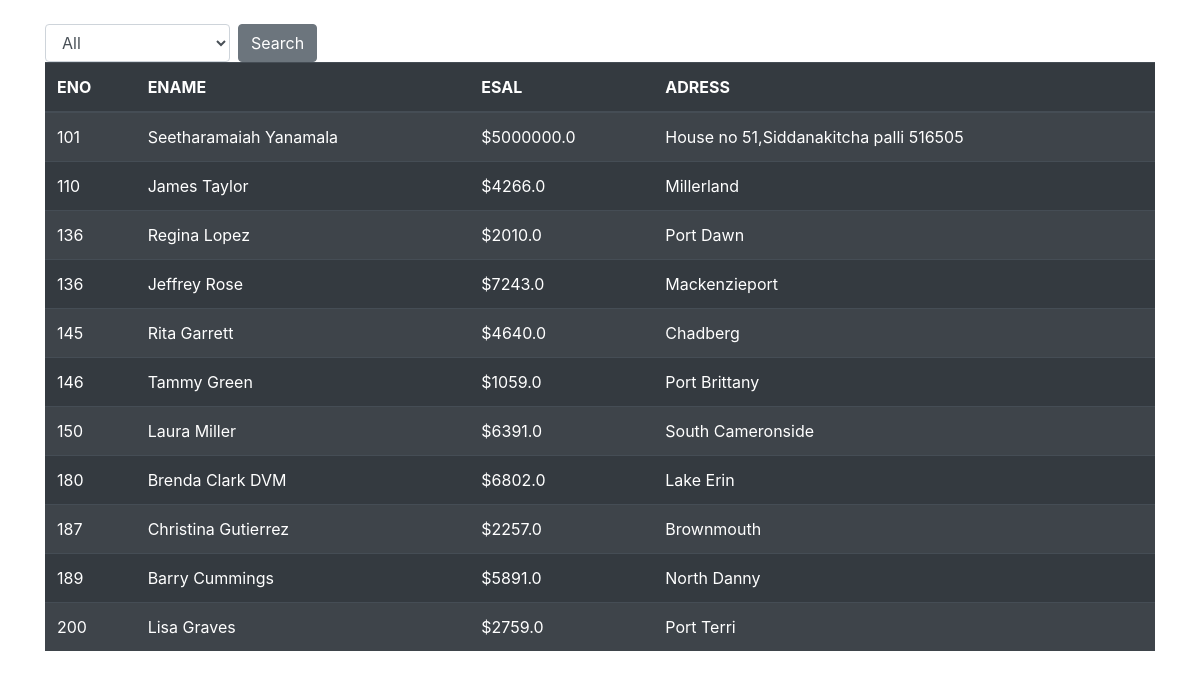
The app's page /data/ with its own data.
### testapp/models.py (models this page shows)
class Employee(models.Model):
    eno=models.IntegerField()
    ename=models.CharField(max_length=100)
    esal=models.FloatField()
    eadd=models.CharField(max_length=250)
    objects=CustomManager1()

### testapp/views.py (the view)
# urls.py: path('data/', views.home_page_view),
def home_page_view(request):
    name1=request.GET.get('salaryrange')
    if name1=='lessthan5000':
        emp_list=proxyEmployee.objects.all()
    elif name1=='graterthan5000':
        emp_list=Employee.objects.all()
    else:
        emp_list=proxyEmployee1.objects.all()
    return render(request,'testapp/index.html',{'emp_list':emp_list})

### testapp/models.py (called while the page is built)
    def get_queryset(self) -> models.QuerySet:
        return super().get_queryset().order_by('eno')

### templates/testapp/index.html (shortened to what this page needs)
<!DOCTYPE html>
<html lang="en">
<head>
    <link rel="stylesheet" href="https://cdn.jsdelivr.net/npm/bootstrap@4.6.2/dist/css/bootstrap.min.css"
>
</head>
<body>
  <div class="container mt-4">
    <form method="GET" class="form-inline">
      <select name="salaryrange" class="form-control mr-2" onchange="updateSearchInput(this.value)">
          <option value="" {% if request.GET.salaryrange == "ALL" %}selected{% endif %}>All</option>
      </select>
      <button type="submit" class="btn btn-secondary">Search</button>
  </form>
    <table class="table table-striped table-dark">
        <thead>
          <tr>
            <th scope="col">ENO</th>
            <th scope="col">ENAME</th>
            <th scope="col">ESAL</th>
            <th scope="col">ADRESS</th>
          </tr>
        </thead>
        {%if emp_list%}
        <tbody>
            {%for emp in emp_list%}
          <tr>
            <td>{{emp.eno}}</td>
            <td>{{emp.ename}}</td>
            <td>${{emp.esal}}</td>
            <td>{{emp.eadd}}</td>
          </tr>
          {%endfor%}
        </tbody>
        {%else%}
        <p> There are not records found</p>
        {%endif%}
      </table>
      </div>
</body>
</html>

### records on screen
Employee: eno "101", ename "Seetharamaiah Yanamala", esal "5000000.0", eadd "House no 51,Siddanakitcha palli 516505"
Employee: eno "110", ename "James Taylor", esal "4266.0", eadd "Millerland"
Employee: eno "136", ename "Regina Lopez", esal "2010.0", eadd "Port Dawn"
Employee: eno "136", ename "Jeffrey Rose", esal "7243.0", eadd "Mackenzieport"
Employee: eno "145", ename "Rita Garrett", esal "4640.0", eadd "Chadberg"
Employee: eno "146", ename "Tammy Green", esal "1059.0", eadd "Port Brittany"
Employee: eno "150", ename "Laura Miller", esal "6391.0", eadd "South Cameronside"
Employee: eno "180", ename "Brenda Clark DVM", esal "6802.0", eadd "Lake Erin"
Employee: eno "187", ename "Christina Gutierrez", esal "2257.0", eadd "Brownmouth"
Employee: eno "189", ename "Barry Cummings", esal "5891.0", eadd "North Danny"
Employee: eno "200", ename "Lisa Graves", esal "2759.0", eadd "Port Terri"
